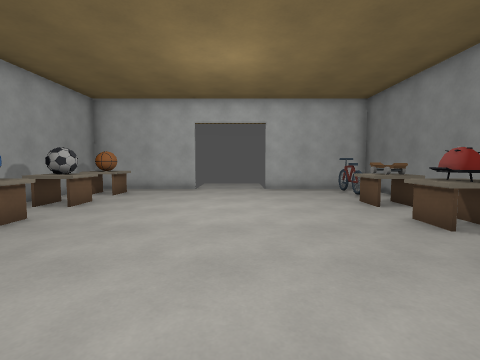
[1] (above)

16 first-person views from a walk through a level from a Godot 3-D game. The camera is 1.4 m above the floor, tilts 4° down and sees 85° across. The floor is counted in squares, 1 m on a side. Each view is taken from the middle of a square. On the plan, view 1 faces up. The plan holds only what a view shows up to about 13 squares ahead; the rest is blank.

[2]
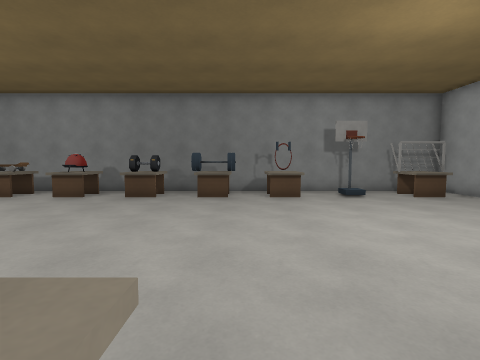

[3]
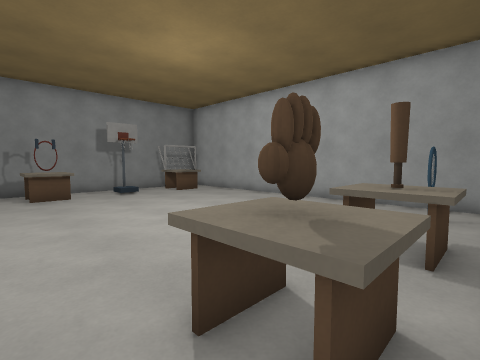

[4]
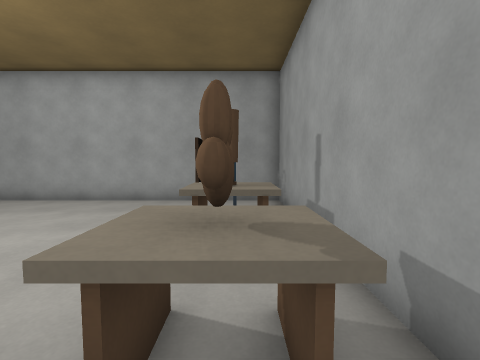

[5]
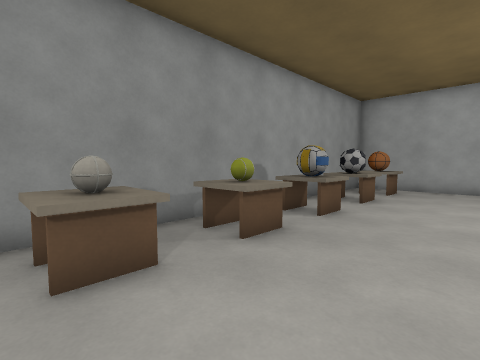

[6]
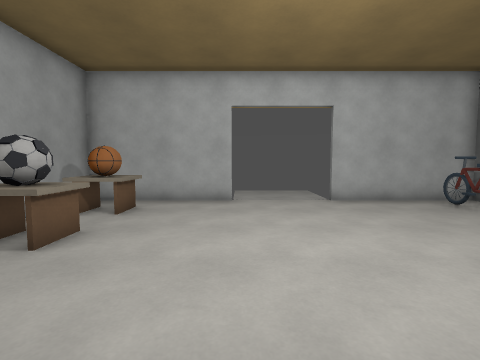

[7]
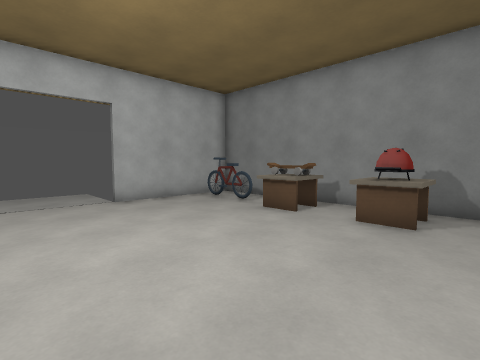

[8]
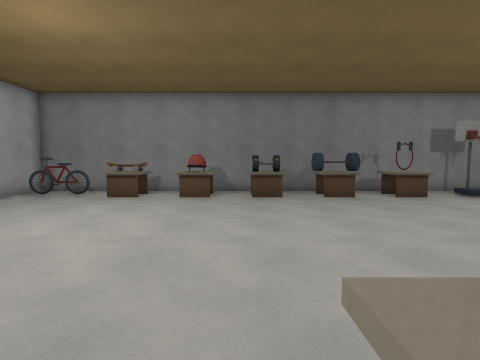

[9]
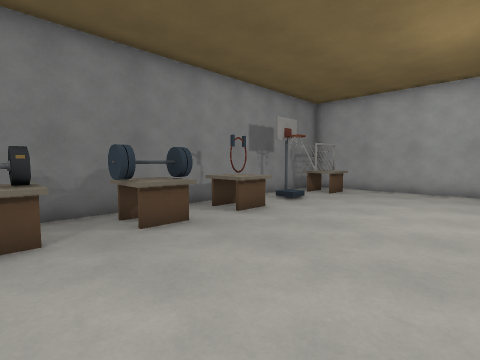

[10]
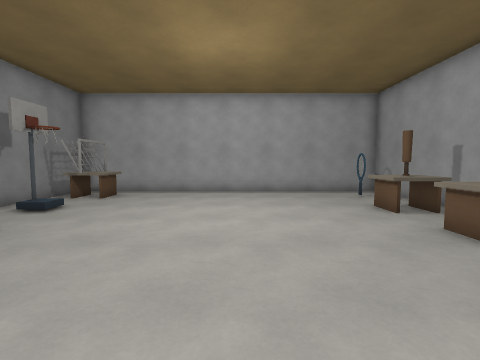

[11]
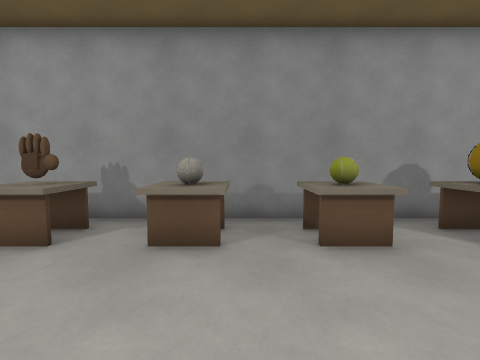

[12]
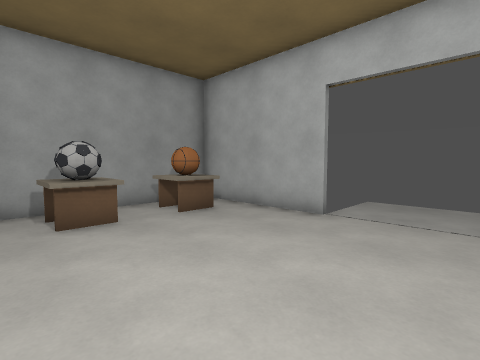

[13]
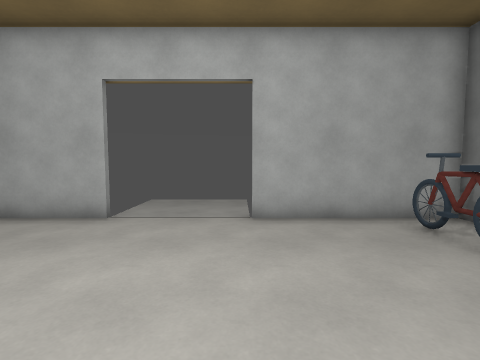

[14]
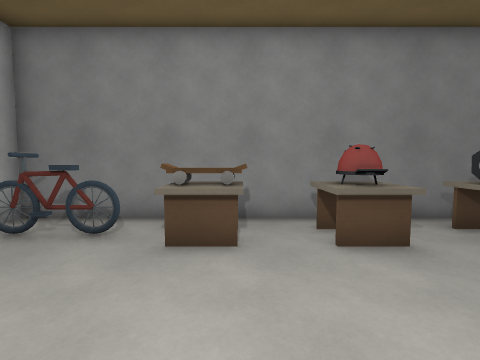

[15]
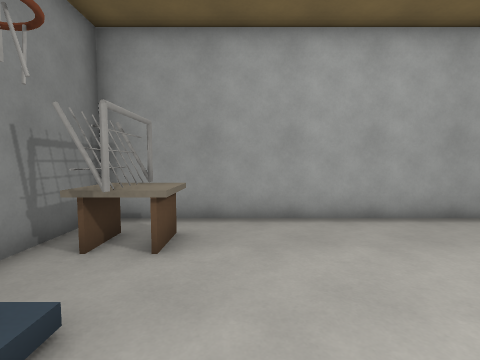

[16]
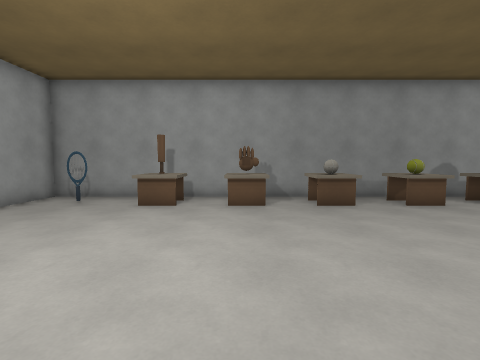

### Floor plan
Key: @ floor where view 1 was taken; # wall or solid block; x gap in a wall; . floor; ^ raised ledge; B bicycle; A ball; O other object.
Columns run from 8 left of view 1 to 7 right of it. Each row starts with its distance up from view 1.
 16       ....
 15       ....
 14 ######....######
 13 #..............#
 12 #.O^.........B.#
 11 #.O^.........B.#
 10 #............B.#
  9 #.AA........^O.#
  8 #.#^........^O.#
  7 #..............#
  6 #.OO........OO.#
  5 #.^^........^O.#
  4 #..............#
  3 #.A^........^O.#
  2 #.^.........#O.#
  1 #.^.........##.#
  0 #.O^....@...^^.#
 -1 #............x.#
 -2 #.^^........^^.#
 -3 #.O^........^^.#
 -4 #..............#
 -5 #.^^...........#
 -6 #.O^........ #.#
 -7 #..............#
 -8 #...........^#.#
 -9 #...........^#.#
-10 #..............#
-11 ################

Where each view was taken, in squares from view 1:
view 1: 0 up, 0 right, facing up
view 2: 1 down, 6 left, facing right
view 3: 1 down, 7 left, facing down-right
view 4: 1 down, 6 left, facing down
view 5: 1 down, 2 left, facing up-left
view 6: 4 up, 2 left, facing up
view 7: 4 up, 2 left, facing up-right
view 8: 4 up, 6 left, facing right
view 9: 3 up, 1 left, facing down-right
view 10: 2 up, 1 left, facing down
view 11: 1 up, 1 left, facing left
view 12: 7 up, 1 right, facing up-left
view 13: 7 up, 1 right, facing up
view 14: 8 up, 0 right, facing right
view 15: 4 down, 3 right, facing down
view 16: 3 down, 3 right, facing left
